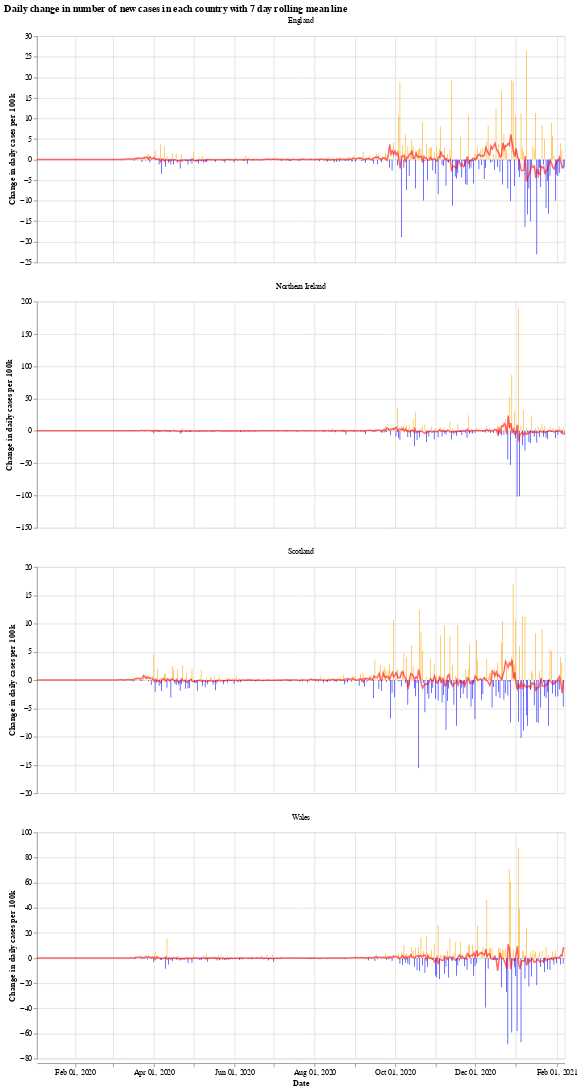

Here is the notebook cell this chart was saved with:
### Markdown cell above
We will use the Python library `Altair` for visualising the data, see the [altair docs](https://altair-viz.github.io/) for more information.

First we have a graph which shows the daily change in the number of new cases for each country. This number jumps up and down all over the place, which is likely due to delay in reporting of new cases over the weekend. Another interesting thing is that it looks like the daily cases in Wales experienced a much shorter period of calm over the summer (calm in the sense of daily cases not jumping up and down).

The orange bars are days when the number of new cases (per 100k population) was more than the previous day, while the blue are days when the number of new cases dropped. The red line is the 7 day moving average. 

When the moving average line is below 0, it means that there is a consistent drop in new cases. We can see this clearly happening around the times that lockdowns were introduced (though, to varying degrees). I will update the graphs soon with a marker of when each lockdown started.

### Code cell
# collapse
import altair as alt

bars = alt.Chart(uk_cases).mark_bar().encode(
    x=alt.X("yearmonthdate(date):T", axis=alt.Axis(title='Date')),
    y=alt.Y("casesChangeRate:Q", axis=alt.Axis(title='Change in daily cases per 100k')),
    tooltip='casesChange',
    color=alt.condition(
        alt.datum.casesChangeRate > 0,
        alt.value("orange"),  # The positive color
        alt.value("blue")  # The negative color
    )
).properties(title='Daily change in number of new cases with 7 day rolling mean',width=700).interactive()

line = alt.Chart(uk_cases).mark_line(
    color='red',
    size=2,
    opacity=0.6
).transform_window(
    rolling_mean='mean(casesChangeRate)',
    frame=[0, 7],
    groupby=['areaName']
).encode(
    x='yearmonthdate(date):T',
    y='rolling_mean:Q'
)

alt.layer(bars, line, data=uk_cases).facet(alt.Column(
    'areaName', title=''), columns=1).resolve_scale(y='independent').properties(title='Daily change in number of new cases in each country with 7 day rolling mean line')

### Figure 1 — Vega-Lite specification as saved in the notebook (floating-point values rounded to 4 significant figures; data arrays with more than 128 entries replaced by an {"elided": "..."} marker saying what was removed)
{"config": {"view": {"continuousWidth": 400, "continuousHeight": 300}}, "data": {"name": "data-f7d8dedf19efc3b8e4ad631ed3dfbb53"}, "facet": {"type": "nominal", "field": "areaName", "title": ""}, "spec": {"layer": [{"mark": "bar", "encoding": {"color": {"condition": {"value": "orange", "test": "(datum.casesChangeRate > 0)"}, "value": "blue"}, "tooltip": {"type": "quantitative", "field": "casesChange"}, "x": {"type": "temporal", "axis": {"title": "Date"}, "field": "date", "timeUnit": "yearmonthdate"}, "y": {"type": "quantitative", "axis": {"title": "Change in daily cases per 100k"}, "field": "casesChangeRate"}}, "selection": {"selector001": {"type": "interval", "bind": "scales", "encodings": ["x", "y"]}}, "title": "Daily change in number of new cases with 7 day rolling mean", "width": 700}, {"mark": {"type": "line", "color": "red", "opacity": 0.6, "size": 2}, "encoding": {"x": {"type": "temporal", "field": "date", "timeUnit": "yearmonthdate"}, "y": {"type": "quantitative", "field": "rolling_mean"}}, "transform": [{"window": [{"op": "mean", "field": "casesChangeRate", "as": "rolling_mean"}], "frame": [0, 7], "groupby": ["areaName"]}]}]}, "columns": 1, "resolve": {"scale": {"y": "independent"}}, "title": "Daily change in number of new cases in each country with 7 day rolling mean line", "$schema": "https://vega.github.io/schema/vega-lite/v4.8.1.json", "datasets": {"data-f7d8dedf19efc3b8e4ad631ed3dfbb53": {"elided": "1604 records"}}}
